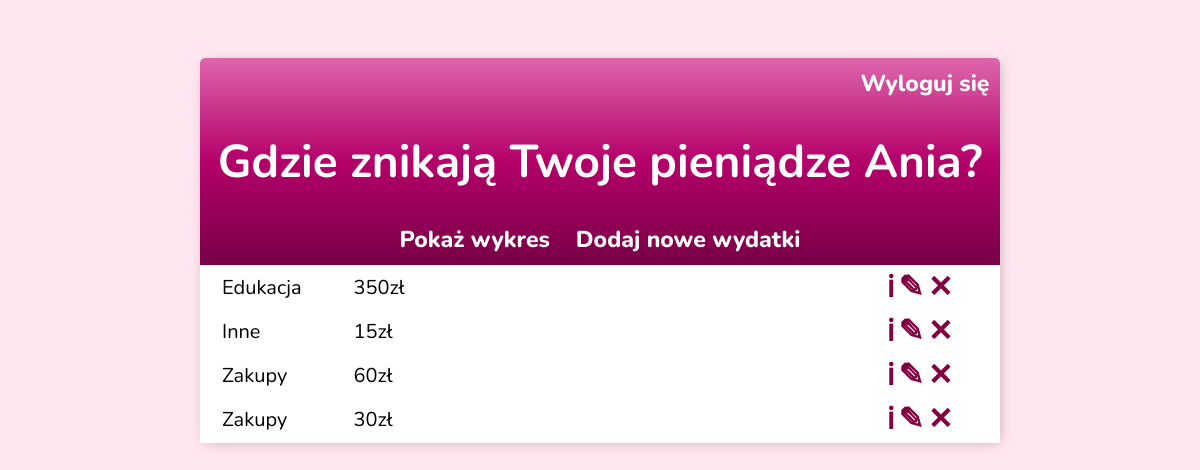
Screenshot of / (signed in) with the database file from the repository.
### budget_app/models.py (models this page shows, shortened)
class ExpenseInformation(models.Model):
    CATEGORY_CHOICES = (
        ('Zakupy', 'Zakupy'),
        ('Kosmetyki', 'Kosmetyki'),
        ('Odzież', 'Odzież'),
        ('Transport', 'Transport'),
        ('Rozrywka', 'Rozrywka'),
        ('Edukacja', 'Edukacja'),
        ('Zdrowie', 'Zdrowie'),
        ('Inne', 'Inne'),
    )
    user = models.ForeignKey(
        User, on_delete=models.CASCADE, null=True, blank=True)
    category = models.CharField(max_length=11, choices=CATEGORY_CHOICES, default='Inne')
    description = models.TextField(null = True, blank = True)
    expense = models.PositiveIntegerField()
    date = models.DateField(auto_now_add=True)

### budget_app/views.py (the view)
# urls.py: path('', ExpenseList.as_view(), name = 'expenses'),
class ExpenseList(LoginRequiredMixin, ListView):
    model = ExpenseInformation
    context_object_name = 'expenses'
    def get_context_data(self, **kwargs):
        context = super().get_context_data(**kwargs)
        context['expenses'] = context['expenses'].filter(user=self.request.user)
        return context

### budget_app/templates/budget_app/expenseinformation_list.html (shortened to what this page needs)
{% extends 'budget_app/main.html' %}
{% block content %}
<div class="header-bar">
    <a style=" margin-left: 650px;" href="{% url 'logout' %}"> Wyloguj się </a>
    <h1> Gdzie znikają Twoje pieniądze {{request.user}}?</h1>
    <a href="{% url 'piechart' %}">Pokaż wykres</a>
    <a style = "padding-left: 20px;" href="{% url 'add-expense'%}">Dodaj nowe wydatki</a>
</div>
<table style="display: table-row; line-height: 2em; font-size: 20px;">
    {% for expense in expenses %}
    <tr >
        <td style="padding-left: 20px; padding-right: 30px">{{expense.category}}</a>
        <td style="padding-left: 20px; padding-right: 30px">{{expense.expense}}zł</td>
        <td style="padding-left: 450px;font-size: 30px;"><a style="text-decoration: none;" href="{% url 'expense' expense.id %}">&#8505</a></td>
        <td style="font-size: 30px;"><a style="text-decoration: none;" href="{% url 'update-expense' expense.id %}">&#9998</a></td>
        <td style="font-size: 30px;"><a style="text-decoration: none;" href="{% url 'delete-expense' expense.id %}">&#10005</a></td>
    </tr
    {% empty %}
    <h3 style="text-align:center"> Nie masz żadnych wydatków </h3>
    {% endfor %}
{% endblock content %}

### budget_app/templates/budget_app/main.html (style rules this page uses)
body { background-color: #ffe6f0; font-family: 'Nunito', sans-serif; padding-top: 50px; }
h1, h2, h3, h4, h5, h6, { font-family: 'Raleway', sans-serif; font_size: 50px; }
h1 { font_size: 50px; }
a { font-weight: 800; color: #800040 }
.header-bar { text-align: center; font-size: 23px; color: #fff; padding: 10px; border-radius: 5px 5px 0 0; background: linear-gradient( #de66ac 0%, #b4006a 50%, #780046 100%); }
.header-bar a { color: #fff; text-decoration: none; }
::placeholder { font-weight: 300; opacity: 0.5; }

### rows the page displays
ExpenseInformation: category "Edukacja", expense "350"
ExpenseInformation: category "Inne", expense "15"
ExpenseInformation: category "Zakupy", expense "60"
ExpenseInformation: category "Zakupy", expense "30"

### other values shown
{{ request.user }} "Ania"
